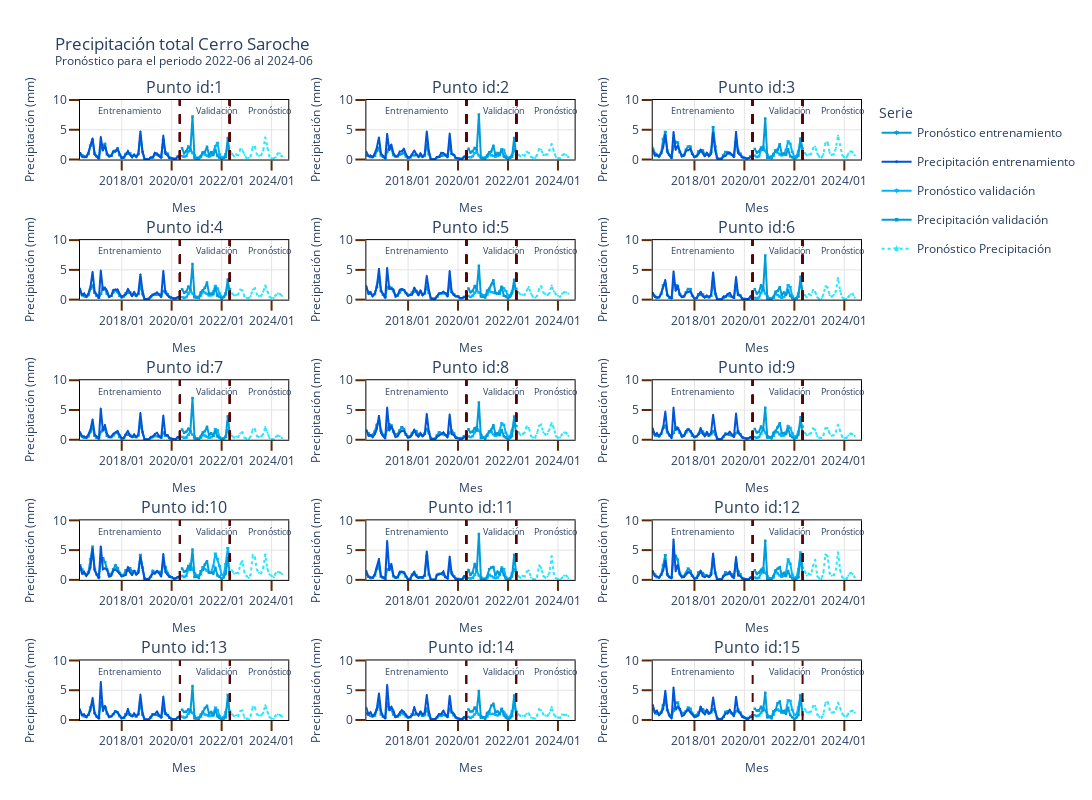

The notebook cell this image was saved under:
### Code cell
rows=5 
cols=3


from plotly.subplots import make_subplots
import plotly.graph_objects as go

column_titles = list(map(lambda x: 'Punto id:' + str(int(x)), precipitacion_pd.sort_values('id_point').id_point.unique().tolist() ))

fig = make_subplots(rows=rows,
                    cols=cols,
                    subplot_titles=column_titles,
                    horizontal_spacing=0.1,
                    vertical_spacing=0.13)


row_order = precipitacion_pd.sort_values('id_point').id_point.unique().reshape(rows,cols).tolist()

for row in range(len(row_order)):

    list_row = row_order[row]
    for col in range(len(list_row)):
        # print(row_order[row][col])

        model_trace(precipitacion_pd.query(f"id_point=={row_order[row][col]}"),
                    row=row+1, col=col+1)
        # print(row)
        # print(col)
    

#------------
# fig['layout']['title']['y']=0.98
# fig['layout']['margin']['t']=100

#------------
annotations_title = fig['layout']['annotations']

y_loc=7.5
yshift=4
annotations = []

for id_ in precipitacion_pd.sort_values('id_point').id_point.unique().tolist():
    
    xref='x{id_}'.format(id_=str(int(id_)))
    yref='y{id_}'.format(id_=str(int(id_)))
    
    titulo_annotations =  list(filter(lambda x: x.text=='Punto id:{id_}'.format(id_=int(id_)),
                                  annotations_title))[0]

    annotations= annotations+[ dict(font=dict(size=16),
                                    showarrow=titulo_annotations['showarrow'],
                                    text=titulo_annotations['text'],
                                    x=titulo_annotations['x'],
                                    xanchor=titulo_annotations['xanchor'],
                                    xref='paper',#xref,
                                    y=titulo_annotations['y'],
                                    yanchor=titulo_annotations['yanchor'],
                                    yref='paper',#yref
                                    ),
                                dict(
                                    x=precipitacion_pd.query("type=='training'").periodo.max() - pd.DateOffset(months=12*2),
                                    y=y_loc, # annotation point
                                    xref=xref, 
                                    yref=yref, 
                                    text='Entrenamiento',
                                    showarrow=False,
                                    yshift=yshift,
                                    font=dict(size=9)
                                  ),
                                dict(
                                    x=precipitacion_pd.query("type=='test'").periodo.max() - pd.DateOffset(months=6),
                                    y=y_loc, # annotation point
                                    xref=xref, 
                                    yref=yref, 
                                    text='Validación',
                                    showarrow=False,
                                    yshift=yshift,
                                    font=dict(size=9)
                                  ),
                                dict(
                                    x=precipitacion_pd.query("type=='prediction'").periodo.max() - pd.DateOffset(months=6),
                                    y=y_loc, # annotation point
                                    xref=xref, 
                                    yref=yref, 
                                    text='Pronóstico',
                                    showarrow=False,
                                    yshift=yshift,
                                    font=dict(size=9)
                                  )
                                    ]

fig['layout']['annotations'] = annotations

        
#------------       
fig.update_xaxes(tickformat="%Y/%m",showline=True, linewidth=1, linecolor='black', gridcolor='#E4E4E4',mirror=True,
                 ticks="outside", tickwidth=2, tickcolor='#5C2B05', ticklen=10)
fig.update_yaxes(showline=True, linewidth=1, linecolor='black', gridcolor='#E4E4E4',mirror=True,
                 ticks="outside", tickwidth=2, tickcolor='#5C2B05', ticklen=10)   

#------------
fig.update_layout( height=800,
                   width=1500,
                   #showlegend = True,
                   font = dict(size = 12),
                   template='plotly_white',
                   title_text="""Precipitación total Cerro Saroche
                        <br><sup>Pronóstico para el periodo {date_init} al {date_fin}</sup>
                        """.format(date_init=str(precipitacion_pd.query("type=='prediction'").periodo.min().strftime('%Y-%m')),
                                   date_fin=str(precipitacion_pd.query("type=='prediction'").periodo.max().strftime('%Y-%m'))),
                  legend_title_text='Serie',
                  legend_title = dict( font = dict(size = 14)),
                   uniformtext_minsize=8,
                   uniformtext_mode='hide',
                   legend = dict(
                                # #orientation="h",
                                # yanchor="bottom",
                                # y=1.05,
                                # xanchor="right",
                                # x=1,
                                # font_size=14
                            )
                 )

fig.write_image(f'./{park}/figures/narx_precipitacion.png')
fig.show()
